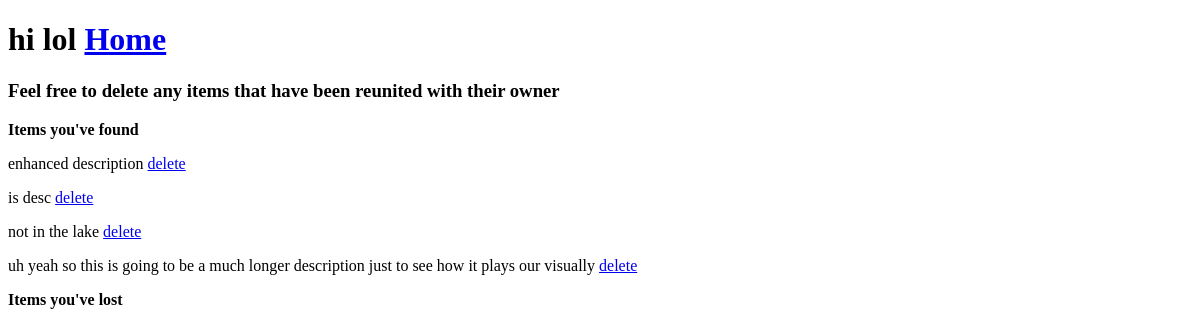
/accounts/profile/2/, run on an earlier commit of the app's database.
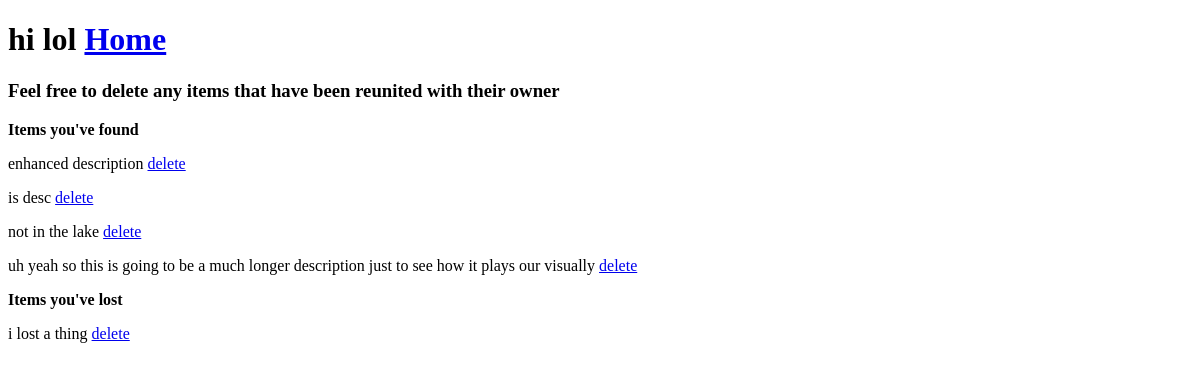
And on a later commit of the database.
### homepage/models.py (models this page shows)
class FoundItem(models.Model):
    description = models.TextField()
    user = models.ForeignKey(User,related_name='founditems')
    created_at = models.DateTimeField(auto_now=True)
    latitude = models.FloatField(blank=False)
    longitude = models.FloatField(blank=False)
    objects = FoundItemManager()

class LostItem(models.Model):
    description = models.TextField(blank=False)
    user = models.ForeignKey(User,related_name='lostitems')
    created_at = models.DateTimeField(auto_now=True)
    latitude = models.FloatField(blank=False)
    longitude = models.FloatField(blank=False)
    objects = LostItemManager()

### accounts/views.py (the view)
# urls.py: url(r'^profile/(?P<pk>\d+)/$', ViewProfile.as_view(), name='profile'),
class ViewProfile(generic.DetailView):
    model = User
    template_name = 'accounts/profile.html'
    def get(self, request, *args, **kwargs):
        self.object = self.get_object()
        def get_context_data(self, **kwargs):
            context = super(ViewProfile, self).get_context_data(**kwargs)
            self.user_lost_items = User.objects.all().prefetch_related('lostitems').get(id = self.kwargs['pk'])
            self.user_found_items = User.objects.all().prefetch_related('founditems').get(id = self.kwargs['pk'])
            context['user_lost_items'] = list(self.user_lost_items.lostitems.all())
            context['user_found_items'] = list(self.user_found_items.founditems.all())
            return context
        context = get_context_data(self)
        return render(request, 'accounts/profile.html', context)

### accounts/templates/accounts/profile.html (shortened to what this page needs)
<!DOCTYPE html>
<html>
  <head>
  </head>
  <body>
    <h1>hi {{user.username}} <a href="{% url 'home' %}">Home</a></h1>
    <h3>Feel free to delete any items that have been reunited with their owner</h3>
    <p><b>Items you've found</b></p>
    {% for item in user_found_items %}
      {% include "accounts/_item.html" with item=item name="founditem" %}
    {% endfor %}
    <p><b>Items you've lost</b></p>
    {% for item in user_lost_items %}
      {% include "accounts/_item.html" with item=item name="lostitem" %}
    {% endfor %}
  </body>
</html>

### accounts/templates/accounts/_item.html (shortened to what this page needs)
<form method="delete">
  <p>
    {{item.description}}
    <a id="{{item.id}}" class="{{name}}" href="#" title="delete">delete</a>
  </p>
</form>

What changed in the data, as far as the page shows it:
added LostItem: description "i lost a thing"
